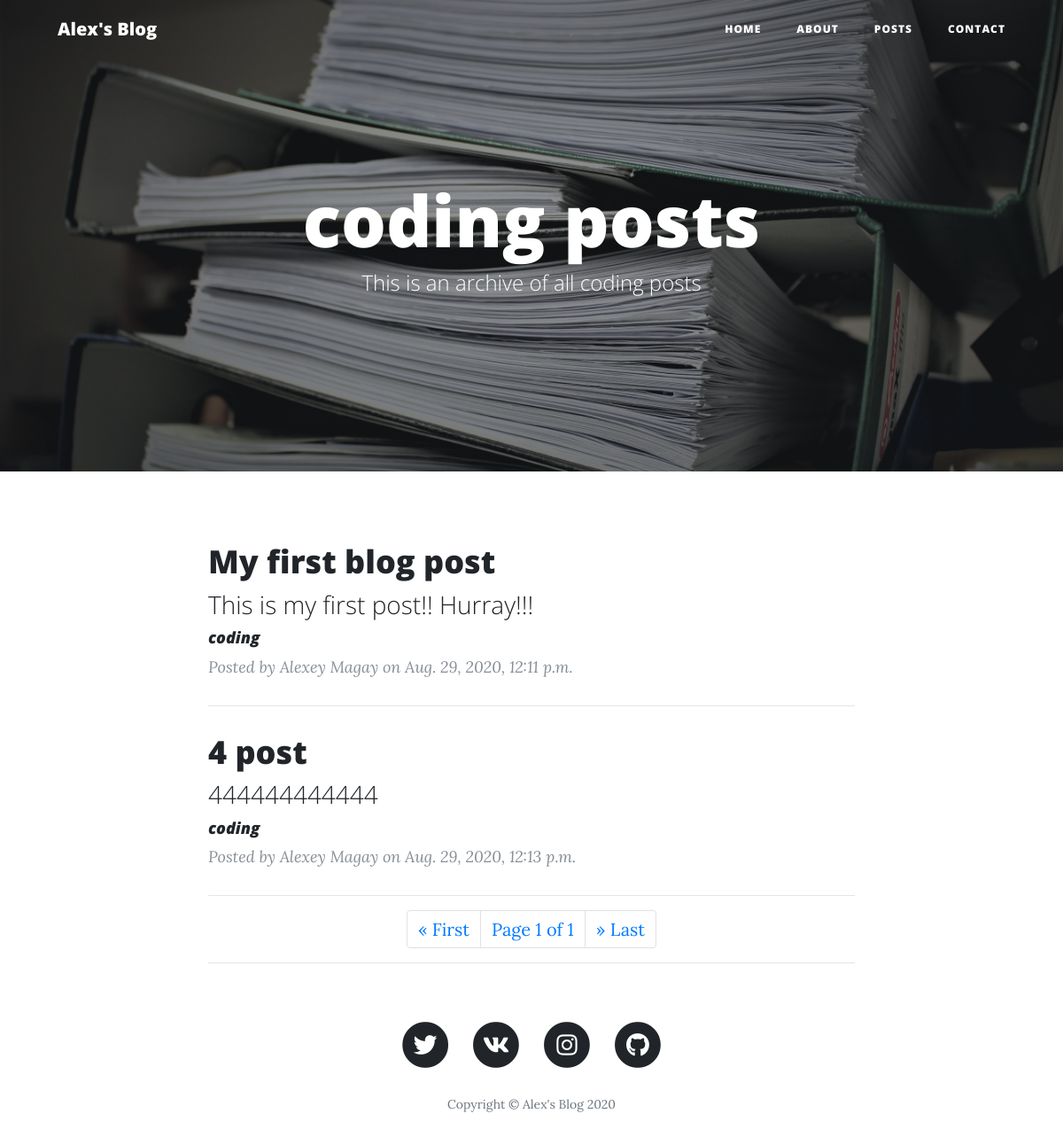
Screenshot of /categories/1 with the database file from the repository.
### blogapp/models.py (models this page shows, shortened)
class Category(models.Model):
	title = models.CharField(max_length=255)
	def __str__(self):
		return self.title

class Post(models.Model):
	title = models.CharField(max_length=255)
	title_tag = models.CharField(max_length=255)
	overview = models.TextField()
	content = tinymce_models.HTMLField(default='content')
	author = models.ForeignKey(User, on_delete=models.CASCADE)
	published_date = models.DateTimeField(auto_now_add=True)
	categories = models.ManyToManyField(Category)

### blogapp/views.py (the view)
# urls.py: path('categories/<int:pk>', views.categories_posts, name='categories'),
def categories_posts(request, pk):
	category = Category.objects.filter(id=pk)
	category_posts = Post.objects.filter(categories=pk)
	paginator = Paginator(category_posts, 4)
	page = request.GET.get('page')
	try:
		paginated_queryset = paginator.page(page)
	except PageNotAnInteger:
		paginated_queryset = paginator.page(1)
	except EmptyPage:
		paginated_queryset = paginator.page(paginator.num_pages)
	context = {
		'category_posts': paginated_queryset,
		'category': category
	}
	return render(request, 'cat_posts.html', context)

### blogapp/templates/cat_posts.html (shortened to what this page needs)
{% extends 'base.html' %}
{% block content %}
{% load static %}
{% if category_posts %}
<header class="masthead" style="background-image: url('{% static 'blog/img/cat_posts.jpg' %}')">
    <div class="overlay"></div>
    <div class="container">
      <div class="row">
        <div class="col-lg-8 col-md-10 mx-auto">
          <div class="site-heading">
            {% for cat in category %}
            <h1>{{ cat.title }} posts</h1>
            <span class="subheading">This is an archive of all {{ cat.title }} posts</span>
            {% endfor %}
          </div>
        </div>
      </div>
    </div>
  </header>
<div class="container">
    <div class="row">
      <div class="col-lg-8 col-md-10 mx-auto">
        {% for post in category_posts %}
        <div class="post-preview">
          <a href="{% url 'post' post.pk %}">
            <h2 class="post-title">
              {{ post.title }}
            </h2>
            <h3 class="post-subtitle">
              {{ post.overview }}
            </h3>
          </a>
          <h5 class="post-meta">
          {% for cat in post.categories.all %}
            <a href="#">{{ cat }}</a>
          {% endfor %}
          </h5>
          <p class="post-meta">Posted by
            {{ post.author.first_name }} {{ post.author.last_name }}
            on {{ post.published_date }}</p>
        </div>
        <hr>
        {% endfor %}
<nav aria-label="Page navigation example">
  <ul class="pagination justify-content-center">
    <li class="page-item"><a class="page-link" href="?page=1">&laquo; First</a></li>
    <li class="page-link">Page {{ category_posts.number }} of {{ category_posts.paginator.num_pages }}</li>
    <li class="page-item"><a class="page-link" href="?page={{ category_posts.paginator.num_pages }}">&raquo; Last</a></li>
  </ul>
</nav>
  <hr>
  </div>
</div>
{% endif %}
{% endblock %}

### rows the page displays
Category: title "coding"
Post: title "My first blog post", overview "This is my first post!! Hurray!!!", author.first_name "Alexey", author.last_name "Magay", published_date "Aug. 29, 2020, 12:11 p.m."
Post: title "4 post", overview "444444444444", author.first_name "Alexey", author.last_name "Magay", published_date "Aug. 29, 2020, 12:13 p.m."

### other values shown
{{ category_posts.number }} "1"
{{ category_posts.paginator.num_pages }} "1"
